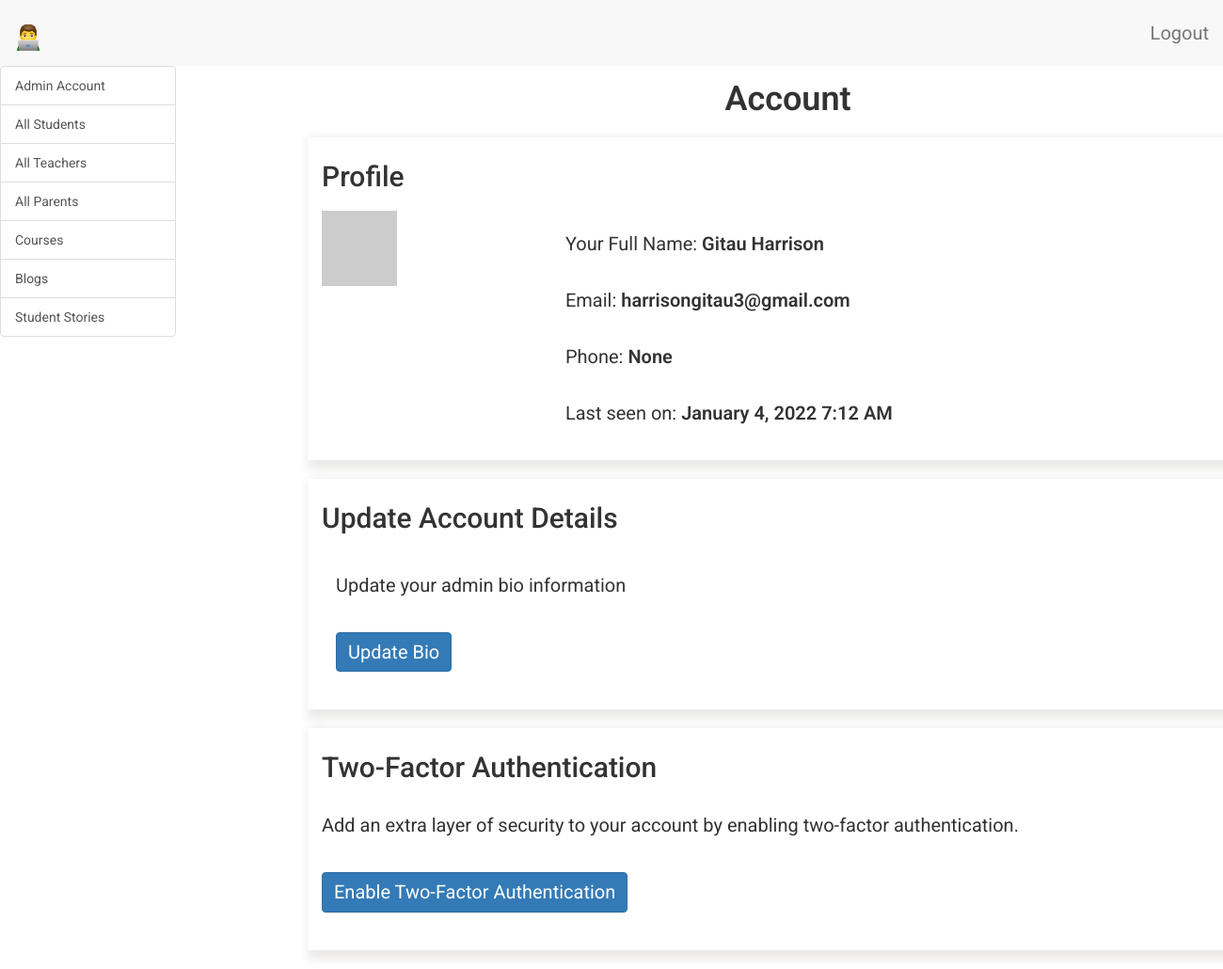
/admin/dashboard/account (signed in), run on an earlier commit of the app's database.
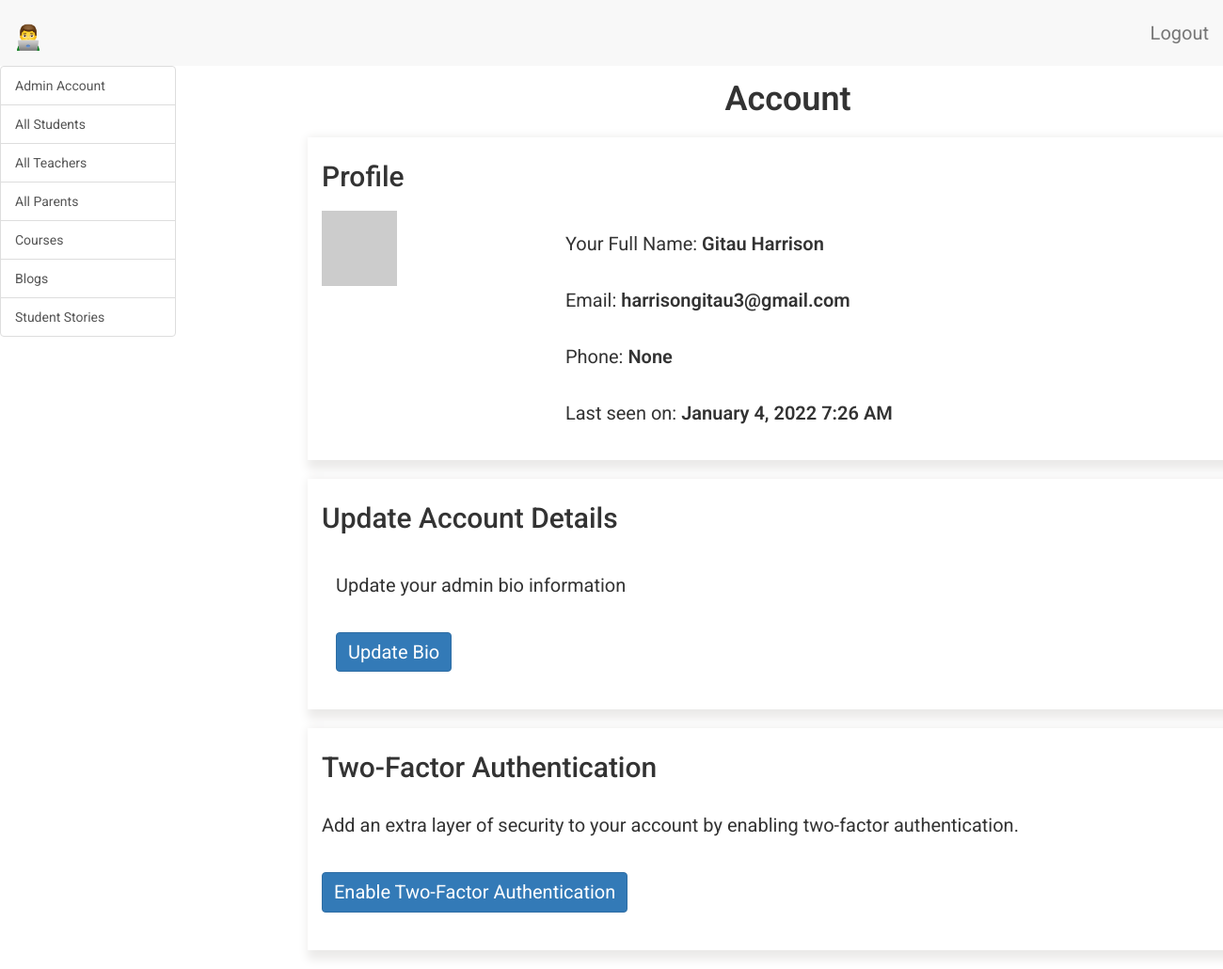
And on a later commit of the database.
### app/models.py (models this page shows, shortened)
class Admin(UserMixin, db.Model):
    __tablename__ = 'admin'
    id = db.Column(db.Integer, primary_key=True)
    admin_full_name = db.Column(db.String(64), index=True, unique=True)
    admin_email = db.Column(db.String(64), unique=True, index=True)
    admin_phone = db.Column(db.String(64), unique=True, index=True)
    admin_last_seen = db.Column(db.DateTime, default=datetime.utcnow)
    admin_about_me = db.Column(db.String(140))
    admin_password_hash = db.Column(db.String(128))
    courses = db.relationship(
        'Courses',
        backref='author',
        lazy='dynamic'
        )
    blog_articles = db.relationship(
        'BlogArticles',
        backref='author',
        lazy='dynamic'
    )
    flask_student_stories = db.relationship(
        'FlaskStudentStories',
        backref='author',
        lazy='dynamic'
        )
    def avatar_admin(self, size):
        digest = md5(self.admin_email.lower().encode('utf-8')).hexdigest()
        return 'https://www.gravatar.com/avatar/{}?d=identicon&s={}'.format(
            digest, size)
    def two_factor_admin_enabled(self):
        return self.admin_phone is not None

### app/admin/routes.py (the view)
@bp.route('/dashboard/account')
@login_required
def dashboard_account():
    admin = Admin.query.filter_by(
        admin_full_name=current_user.admin_full_name).first()
    return render_template(
        'admin/account.html',
        title='Account',
        admin=admin
        )

### app/admin/routes.py (called while the page is built)
@bp.before_request
def before_request():
    if current_user.is_authenticated:
        current_user.admin_last_seen = datetime.utcnow()
        db.session.commit()

### app/models.py (called while the page is built)
@login.user_loader
def load_admin(id):
    return Admin.query.get(int(id))

### app/templates/admin/account.html (shortened to what this page needs)
{% extends 'base.html' %}
{% block admin_app_content %}
    <div class="row">
        <div class="col-sm-12">
        </div>
    </div>
    <div class="row text-center">
        <div class="col-sm-12 admin-content-title">
            <h1>{{ title }}</h1>
        </div>
    </div>
    <div id="account" class="tabcontent">
        <div class="row">
            <div class="row profile">
                <div class="col-sm-12">
                    <h2>Profile</h2>
                    <div class="row">
                        <div class="col-sm-3">
                            <img src=" {{ current_user.avatar_admin(128) }} ">
                        </div>
                        <div class="col-sm-9">
                            <p>
                                Your Full Name: <span style="font-weight: 600;">{{ current_user.admin_full_name }}</span>
                            </p>
                            <p>
                                Email: <span style="font-weight: 600;">{{ current_user.admin_email }}</span>
                            </p>
                            <p>
                                Phone: <span style="font-weight: 600;">{{ current_user.admin_phone }}</span>
                            </p>
                            {% if current_user.admin_last_seen %}
                                <p>
                                    Last seen on: <span style="font-weight: 600;">{{ moment(current_user.admin_last_seen).format('LLL') }}</span>
                                </p>
                            {% endif %}
                        </div>
                    </div>
                </div>
            </div>
            <div class="row update-account">
                <div class="col-sm-12">
                    <h2>Update Account Details</h2>
                    <div class="col-sm-12">
                        <p>
                            Update your admin bio information <br>
                        </p>
                        <p>
                            <a href=" {{ url_for('admin.edit_profile_admin') }} " class="btn btn-primary">Update Bio</a>
                        </p>
                    </div>
                </div>
            </div>
            <div class="row two-factor-auth">
                <div class="col-sm-12">
                    <h2>Two-Factor Authentication</h2>
                    <p>
                        Add an extra layer of security to your account by enabling two-factor authentication.
                    </p>
                    {% if not current_user.two_factor_admin_enabled() %}
                        <p>
                            <a href=" {{ url_for('auth.enable_2fa_admin', admin_full_name=admin.admin_full_name) }} " class="btn btn-primary">Enable Two-Factor Authentication</a>
                        </p>
                    {% else %}
                        <p>
                            <a href=" {{ url_for('auth.disable_2fa_admin', admin_full_name=admin.admin_full_name) }} " class="btn btn-primary">Disable Two-Factor Authentication</a>
                        </p>
                    {% endif %}
                </div>
            </div>
        </div>
    </div>
{% endblock %}

### app/templates/base.html (shortened to what this page needs)
{% extends 'bootstrap/base.html' %}
{% block head %}
    {{ super() }}
{% endblock %}
{% block styles %}
    {{ super() }}
    <link type="text/css" rel="stylesheet" href="{{ url_for('static', filename = 'css/main.css') }}">
    <link rel="stylesheet" href="https://cdnjs.cloudflare.com/ajax/libs/intl-tel-input/16.0.4/css/intlTelInput.css">
{% endblock %}
{% block navbar %}
    {% if current_user.is_authenticated %}
        <nav class="navbar-default">
            <div>
                <div class="navbar-header">
                        {% if student %}
                            <a class="navbar-brand" href=" {{ url_for('student.dashboard_enrolled_courses') }} ">
                                <img alt="Brand" src="{{ url_for('static', filename = 'images/eLearning.png') }}" width="30" height="30">
                            </a>
                        {% elif parent %}
                            <a class="navbar-brand" href=" {{ url_for('main.dashboard_parent') }} ">
                                <img alt="Brand" src="{{ url_for('static', filename = 'images/eLearning.png') }}" width="30" height="30">
                            </a>
                        {% elif teacher %}
                            <a class="navbar-brand" href=" {{ url_for('teacher.dashboard_account') }} ">
                                <img alt="Brand" src="{{ url_for('static', filename = 'images/eLearning.png') }}" width="30" height="30">
                            </a>
                        {% elif admin %}
                            <a class="navbar-brand" href=" {{ url_for('admin.dashboard_admin') }} ">
                                <img alt="Brand" src="{{ url_for('static', filename = 'images/eLearning.png') }}" width="30" height="30">
                            </a>
                        {% else %}
                            <a class="navbar-brand" href=" {{ url_for('main.home') }} ">
                                <img alt="Brand" src="{{ url_for('static', filename = 'images/eLearning.png') }}" width="30" height="30">
                            </a>
                        {% endif %}
                </div>
                <div class="collapse navbar-collapse" id="bs-example-navbar-collapse-1">
                    <ul class="nav navbar-nav navbar-right">
                            {% if student %}
                                <li><a href=" {{ url_for('auth.logout_student') }} ">Logout</a></li>
                            {% elif parent %}
                                <li><a href=" {{ url_for('auth.logout_parent') }} ">Logout</a></li>
                            {% elif teacher %}
                                <li><a href=" {{ url_for('auth.logout_teacher') }} ">Logout</a></li>
                            {% elif admin %}
                                <li><a href=" {{ url_for('auth.logout_admin') }} ">Logout</a></li>
                            {% endif %}
                    </ul>
                </div>
            </div>
        </nav>
    {% endif %}
{% endblock %}
{% block content %}
    {% if current_user.is_authenticated %}
        <div class="tab-content">
            {% if admin %}
                <div class="row">
                    <div class="col-sm-2 sidebar">
                        <div class="list-group">
                            <a href="{{ url_for('admin.dashboard_account') }}" class="list-group-item tablinks" onclick="openCity(event, 'account')" id="defaultOpen">
                                Admin Account
                            </a>
                            <a href="{{ url_for('admin.dashboard_all_students') }}" class="list-group-item tablinks" onclick="openCity(event, 'students')">
                                All Students
                            </a>
                            <a href="{{ url_for('admin.dashboard_all_teachers') }}" class="list-group-item tablinks" onclick="openCity(event, 'teachers')">
                                All Teachers
                            </a>
                            <a href="{{ url_for('admin.dashboard_all_parents') }}" class="list-group-item tablinks" onclick="openCity(event, 'parents')">
                                All Parents
                            </a>
                            <a href="{{ url_for('admin.dashboard_courses_offered') }}" class="list-group-item tablinks" onclick="openCity(event, 'courses')">
                                Courses
                            </a>
                            <a href="{{ url_for('admin.dashboard_all_blogs') }}" class="list-group-item tablinks" onclick="openCity(event, 'blog')">
                                Blogs
                            </a>
                            <a href="{{ url_for('admin.dashboard_student_stories') }}" class="list-group-item tablinks" onclick="openCity(event, 'stories')">
                                Student Stories
                            </a>
                        </div>
                    </div>
                    <div class="col-sm-10 scrollable-content">
                        {% block admin_app_content %}
                        {% endblock %}
                    </div>
                </div>
            {% endif %}
        </div>
    {% endif %}
{% endblock %}

### app/static/css/main.css (style rules this page uses)
.navbar-brand { font-size: 30px; font-weight: 600; margin-top: 10px; }
html, body { font-family: 'Roboto', sans-serif; }
h1 { padding-bottom: 10px; font-weight: 600; margin-top: 0px; padding-top: 0px; }
h2, h3, h4, h5, h6, p { margin-top: 0px; padding-top: 10px; padding-bottom: 10px; }
p, li { line-height: 30px; margin-top: 10px; margin-bottom: 10px; }
p, li, td, .btn, .btn-alt, .schedule-btn { font-size: 20px; }
.profile, .update-account, .two-factor-auth, .admin-teacher, .courses, .courses-on-offer { padding-top: 15px; padding-bottom: 15px; box-shadow: 5px 5px 10px 5px #ebeae9; margin-bottom: 20px; margin-left: 10px; }
.review-title h1, .student-content-title h1, .admin-content-title h1 { padding-top: 15px; }
@media screen and (min-width: 1080px) { .scrollable-content { overflow-y: x-auto; position: relative; margin-left: 320px; } }
@media screen and (min-width: 1080px) { .sidebar { position: fixed; } }
.btn { margin-top: 5px; margin-bottom: 5px; }
.tabcontent { float: left; padding: 0px 12px; width: 99%; border-left: none; height: 300px; }
@media screen and (min-width: 1080px) { .tab-content { width: 96%; } }

What changed in the data, as far as the page shows it:
changed Admin "Gitau Harrison": admin_last_seen "January 4, 2022 7:12 AM" → "January 4, 2022 7:26 AM"
